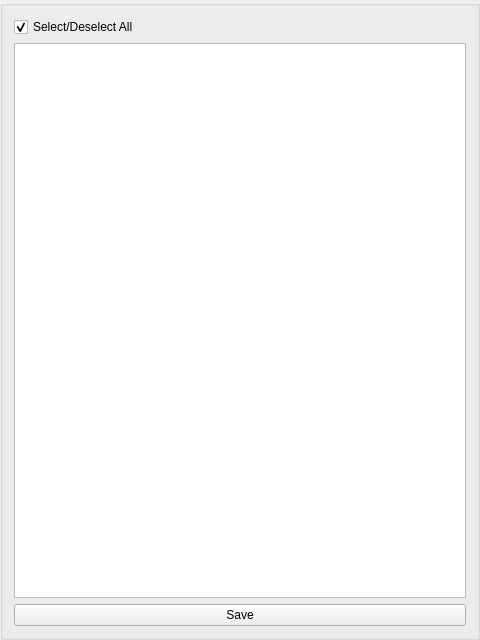
<?xml version="1.0" encoding="UTF-8"?>
<ui version="4.0">
 <class>bundle_selector</class>
 <widget class="QGroupBox" name="bundle_selector">
  <property name="geometry">
   <rect>
    <x>0</x>
    <y>0</y>
    <width>480</width>
    <height>640</height>
   </rect>
  </property>
  <property name="windowTitle">
   <string>Select Bundles</string>
  </property>
  <property name="title">
   <string/>
  </property>
  <property name="flat">
   <bool>true</bool>
  </property>
  <property name="checkable">
   <bool>false</bool>
  </property>
  <layout class="QVBoxLayout" name="verticalLayout">
   <item>
    <widget class="QCheckBox" name="cbTogleAll">
     <property name="text">
      <string>Select/Deselect All</string>
     </property>
     <property name="checked">
      <bool>true</bool>
     </property>
    </widget>
   </item>
   <item>
    <widget class="QListView" name="lvBundles"/>
   </item>
   <item>
    <widget class="QPushButton" name="btnSave">
     <property name="text">
      <string>Save</string>
     </property>
    </widget>
   </item>
  </layout>
 </widget>
 <resources/>
 <connections/>
</ui>
